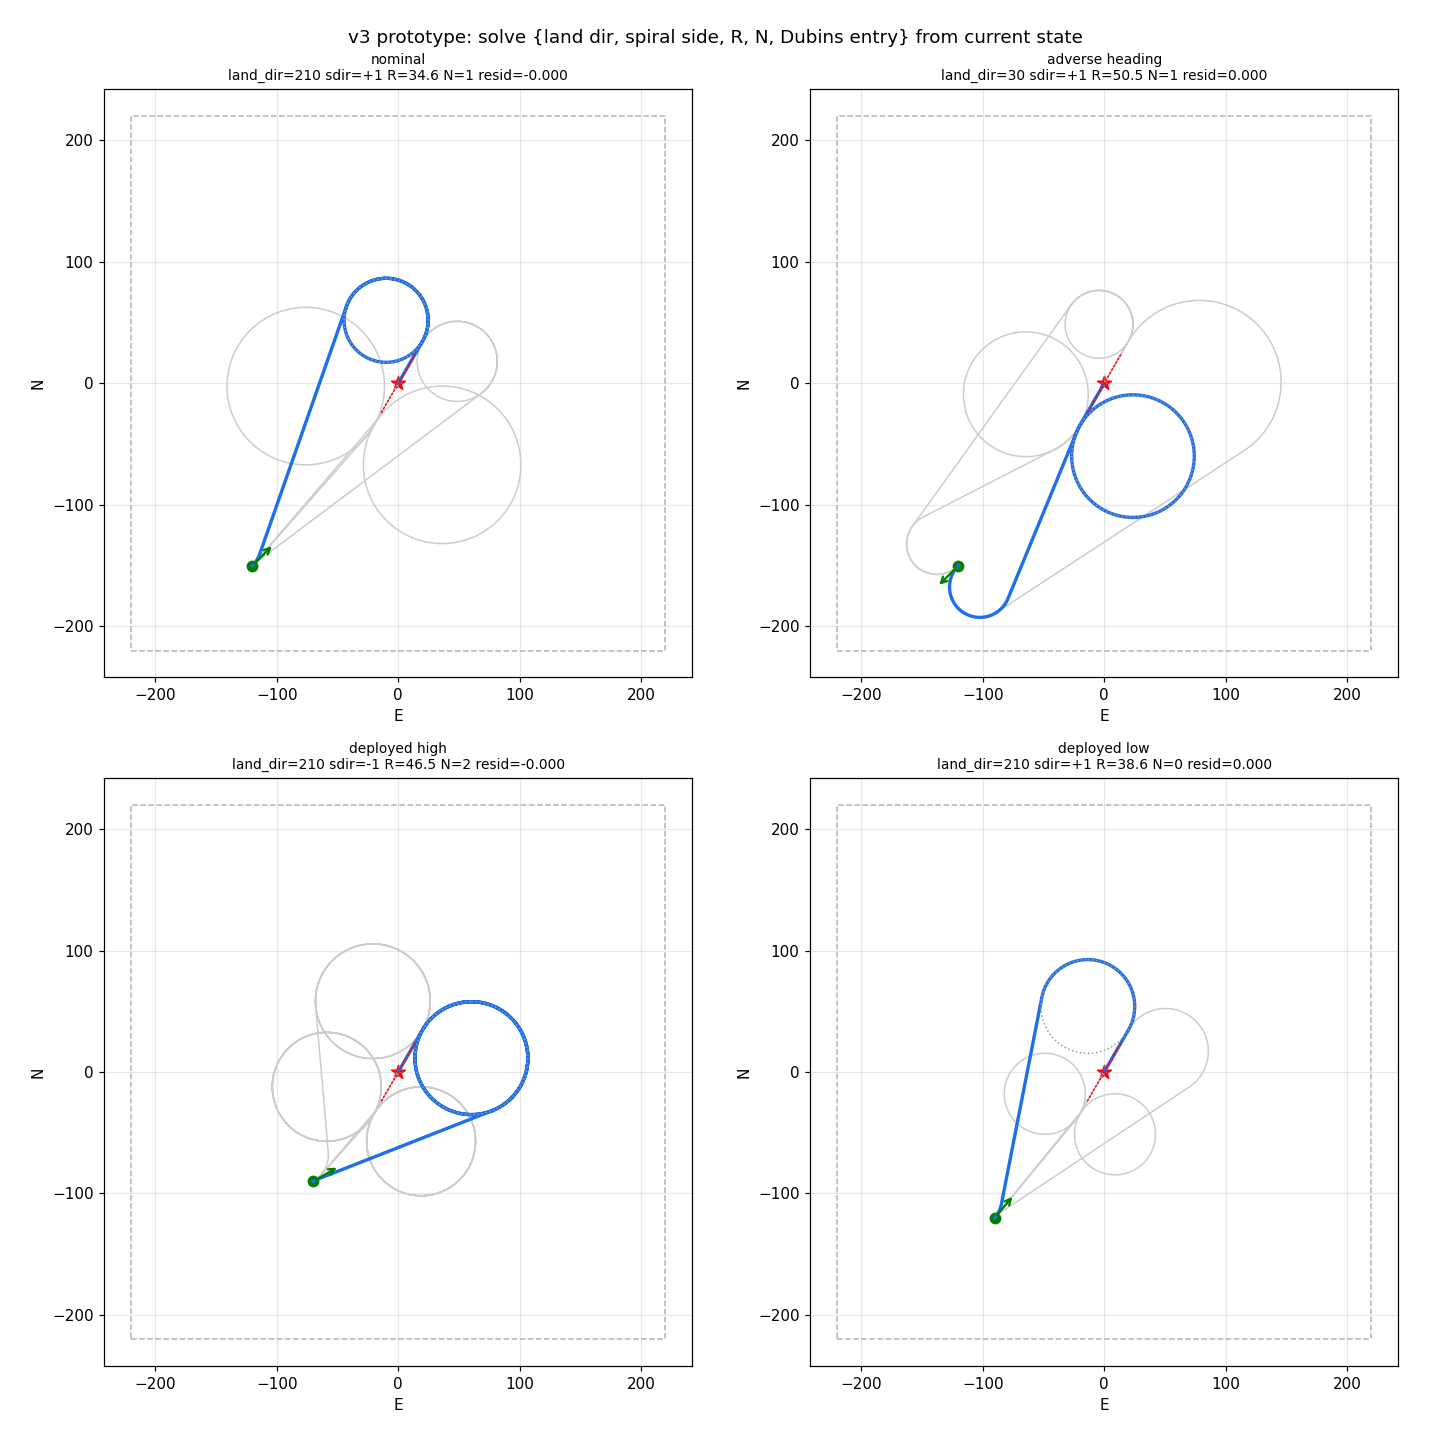

The script that saved this image:
#!/usr/bin/env python3
"""
v3proto.py -- prototype of the v3 ("solve from current state") descent planner.
Pure geometry, validate before porting to C++.

Path:  ARC(align) -> LINE(homing) -> SPIRAL(N loops, radius R) -> LINE(approach) -> land
All junctions tangent (G1). Inputs = current state (pos, z, heading) + landing
spec (pos, axis, box). Solves {landing dir, spiral side, R, N, entry} to close
the budget arc = GR*(z - z_land) inside a hard bounding box.
"""
import math, numpy as np

def dirOf(a):      return np.array([math.cos(a), math.sin(a)])   # (n,e)
def rightN(a):     return np.array([-math.sin(a), math.cos(a)])  # right of heading a
def leftN(a):      return np.array([ math.sin(a), -math.cos(a)])
def ang(v):        return math.atan2(v[1], v[0])                 # atan2(e,n)
def wrap2pi(a):    a%= 2*math.pi; return a+2*math.pi if a<0 else a
def wrappi(a):     return (a+math.pi)%(2*math.pi)-math.pi
def head_on_circle(a, s): return math.atan2(s*math.cos(a), -s*math.sin(a))  # travel heading at radial a, sense s

def circle_tangent(O1, r1, s1, O2, r2, s2):
    """Straight leg leaving circle1 (sense s1) tangent, arriving circle2 (sense s2) tangent.
       Returns (TA, TB, leg_heading) or None."""
    V = O2 - O1; d = math.hypot(*V)
    if d < 1e-6: return None
    theta = ang(V)
    same = (s1 == s2)
    val = (r1 - r2)/d if same else (r1 + r2)/d
    if abs(val) > 1.0: return None
    for sgn in (+1, -1):
        phi = theta + sgn*math.acos(val)
        u = np.array([math.cos(phi), math.sin(phi)])
        TA = O1 + r1*u
        TB = O2 + r2*u if same else O2 - r2*u
        leg = TB - TA
        if math.hypot(*leg) < 1e-6: continue
        lh = ang(leg)
        # validate: leg heading must equal the travel heading at both tangent points
        hA = head_on_circle(phi, s1)
        aB = ang(TB - O2)
        hB = head_on_circle(aB, s2)
        if abs(wrappi(lh-hA)) < 1e-3 and abs(wrappi(lh-hB)) < 1e-3:
            return TA, TB, lh
    return None

def align_entry(P0, chi0, C, R, sdir, r0):
    """Dubins ARC(align,r0)+LINE from (P0,chi0) onto spiral (C,R,sdir).
       Returns dict(align O1,s,aP0,sweep, TA, TB, a_entry, entry_len) for the
       feasible align option with the shortest path, or None."""
    best = None
    for sA in (+1, -1):
        O1 = P0 + r0*(rightN(chi0) if sA > 0 else leftN(chi0))
        tg = circle_tangent(O1, r0, sA, C, R, sdir)
        if tg is None: continue
        TA, TB, lh = tg
        aP0 = ang(P0 - O1); aTA = ang(TA - O1)
        sweepA = wrap2pi(sA*(aTA - aP0))            # align arc sweep (>=0)
        leg = math.hypot(*(TB - TA))
        a_entry = ang(TB - C)
        entry_len = r0*sweepA + leg
        cand = dict(O1=O1, sA=sA, aP0=aP0, aTA=aTA, sweepA=sweepA, TA=TA, TB=TB,
                    leg=leg, a_entry=a_entry, entry_len=entry_len)
        if best is None or entry_len < best["entry_len"]:
            best = cand
    return best

def build(P0, chi0, z, land, zland, land_dir, sdir, GR, r0, minR, maxR, L3, box):
    """Build one candidate {land_dir, spiral side sdir}. Returns dict or None."""
    psi4 = land_dir
    ad = dirOf(psi4)
    pt3 = land - L3*ad                                  # rollout point
    budget = GR*(z - zland)
    a_exit = None

    def geom(R):
        C = pt3 + R*sdir*np.array([-math.sin(psi4), math.cos(psi4)])  # tangent to approach
        ae = ang(pt3 - C)
        ent = align_entry(P0, chi0, C, R, sdir, r0)
        return C, ae, ent

    # for each loop count N, root-find R so the budget closes
    boxfit_max = min(maxR,
                     0.5*(box[1]-box[0]) - 1.0, 0.5*(box[3]-box[2]) - 1.0)
    hiR = max(minR+0.5, boxfit_max)
    best = None
    for N in range(0, 8):
        def resid(R):
            C, ae, ent = geom(R)
            if ent is None: return None
            partial = wrap2pi(sdir*(ae - ent["a_entry"]))
            arc = R*(partial + 2*math.pi*N)
            return ent["entry_len"] + arc + L3 - budget
        # bracket in [minR, hiR]
        rlo, rhi = minR, hiR
        flo, fhi = resid(rlo), resid(rhi)
        if flo is None or fhi is None: continue
        if flo > 0:           # even smallest R overshoots budget at this N -> need fewer loops
            continue
        if fhi < 0:           # even largest R can't burn enough -> need more loops
            continue
        for _ in range(60):
            rm = 0.5*(rlo+rhi); fm = resid(rm)
            if fm is None: break
            if fm < 0: rlo = rm
            else: rhi = rm
        R = 0.5*(rlo+rhi)
        C, ae, ent = geom(R)
        if ent is None: continue
        partial = wrap2pi(sdir*(ae - ent["a_entry"]))
        cand = dict(land_dir=land_dir, sdir=sdir, R=R, N=N, C=C, pt3=pt3, psi4=psi4,
                    a_exit=ae, a_entry=ent["a_entry"], partial=partial, ent=ent,
                    budget=budget)
        pts = sample_path(P0, chi0, cand, r0)
        if pts is None: continue
        cand["pts"] = pts
        if not inside_box(pts, box):  # hard box constraint
            continue
        cand["clear"] = box_clearance(pts, box)
        cand["cost"] = cost(cand, minR, hiR, box)
        if best is None or cand["cost"] < best["cost"]:
            best = cand
    return best

def sample_path(P0, chi0, c, r0):
    pts = [P0.copy()]
    ent = c["ent"]
    # align arc
    O1, sA, aP0, sweepA = ent["O1"], ent["sA"], ent["aP0"], ent["sweepA"]
    for t in np.linspace(0, sweepA, max(2, int(sweepA*r0/2)+2))[1:]:
        a = aP0 + sA*t
        pts.append(O1 + r0*np.array([math.cos(a), math.sin(a)]))
    # homing line
    TA, TB = ent["TA"], ent["TB"]
    pts.append(TB.copy())
    # spiral
    sdir, C, R = c["sdir"], c["C"], c["R"]
    sweep = c["partial"] + 2*math.pi*c["N"]
    a0 = c["a_entry"]
    for t in np.linspace(0, sweep, max(4, int(sweep*R/3)+3))[1:]:
        a = a0 + sdir*t
        pts.append(C + R*np.array([math.cos(a), math.sin(a)]))
    # approach line to land
    land = c["pt3"] + L3_GLOBAL*dirOf(c["psi4"])
    pts.append(land.copy())
    return np.array(pts)

def inside_box(pts, box):
    return (pts[:,0].min() >= box[0]-1e-6 and pts[:,0].max() <= box[1]+1e-6 and
            pts[:,1].min() >= box[2]-1e-6 and pts[:,1].max() <= box[3]+1e-6)

def box_clearance(pts, box):
    return min(pts[:,0].min()-box[0], box[1]-pts[:,0].max(),
               pts[:,1].min()-box[2], box[3]-pts[:,1].max())

def cost(c, minR, maxR, box):
    Rmid = 0.5*(minR+maxR); Rspan = max(1e-3, 0.5*(maxR-minR))
    c_R = ((c["R"]-Rmid)/Rspan)**2                 # prefer mid-range radius (room to flex)
    c_turn = 0.04*(c["ent"]["sweepA"] + c["partial"] + 2*math.pi*c["N"])  # gentle
    c_clear = 2.0*max(0.0, 8.0 - c["clear"])       # want >= 8 m wall clearance
    return c_R + c_turn + c_clear

def solve(P0, chi0, z, land, zland, axis, GR, r0, minR, maxR, L3, box):
    global L3_GLOBAL; L3_GLOBAL = L3
    cands, best = [], None
    for land_dir in (axis, axis+math.pi):
        for sdir in (+1, -1):
            c = build(P0, chi0, z, land, zland, land_dir, sdir, GR, r0, minR, maxR, L3, box)
            if c is not None:
                cands.append(c)
                if best is None or c["cost"] < best["cost"]:
                    best = c
    return best, cands

# ----------------------------------------------------------------------------
if __name__ == "__main__":
    import matplotlib; matplotlib.use("Agg"); import matplotlib.pyplot as plt
    GR, r0, minR, maxR, L3 = 3.0, 25.0, 25.0, 70.0, 40.0
    land = np.array([0.0, 0.0]); zland = 0.0
    axis = math.radians(30)                     # landing axis (line)
    box = (-220, 220, -220, 220)

    scenarios = [
        ("nominal",        np.array([-150.,-120.]), math.radians(45),  200),
        ("adverse heading",np.array([-150.,-120.]), math.radians(225), 200),  # pointing away
        ("deployed high",  np.array([-90.,-70.]),   math.radians(60),  320),  # lots of excess alt
        ("deployed low",   np.array([-120.,-90.]),  math.radians(40),  120),  # little alt
    ]
    fig, axs = plt.subplots(2, 2, figsize=(13, 13))
    for ax,(name,P0,chi0,z) in zip(axs.ravel(), scenarios):
        best, cands = solve(P0, chi0, -(-z), land, zland, axis, GR, r0, minR, maxR, L3, box)
        # NOTE z passed as altitude AGL; budget uses (z-zland), so pass z positive AGL:
        best, cands = solve(P0, chi0, z, land, zland, axis, GR, r0, minR, maxR, L3, box)
        ax.add_patch(plt.Rectangle((box[2],box[0]), box[3]-box[2], box[1]-box[0],
                     fill=False, ec="0.7", ls="--"))
        for c in cands:
            ax.plot(c["pts"][:,1], c["pts"][:,0], "-", color="0.8", lw=1)
        if best is not None:
            ax.plot(best["pts"][:,1], best["pts"][:,0], "-", color="#1f6feb", lw=2.2)
            th=np.linspace(0,2*math.pi,80)
            ax.plot(best["C"][1]+best["R"]*np.sin(th), best["C"][0]+best["R"]*np.cos(th), ":", color="0.6", lw=1)
            tot = best["ent"]["entry_len"]+best["R"]*(best["partial"]+2*math.pi*best["N"])+L3
            ax.set_title("%s\nland_dir=%.0f sdir=%+d R=%.1f N=%d resid=%.3f"%(
                name, math.degrees(best["land_dir"])%360, best["sdir"], best["R"], best["N"],
                tot-best["budget"]), fontsize=9)
        else:
            ax.set_title(name+"  -- NO FEASIBLE CANDIDATE", fontsize=9)
        ax.annotate("", xy=(P0[1]+25*math.sin(chi0), P0[0]+25*math.cos(chi0)), xytext=(P0[1],P0[0]),
                    arrowprops=dict(arrowstyle="->", color="green", lw=1.5))
        ax.scatter([P0[1]],[P0[0]], c="green", s=45)
        ax.scatter([land[1]],[land[0]], c="red", s=90, marker="*")
        ax.annotate("", xy=(land[1]+30*math.sin(axis), land[0]+30*math.cos(axis)),
                    xytext=(land[1]-30*math.sin(axis), land[0]-30*math.cos(axis)),
                    arrowprops=dict(arrowstyle="-", color="red", lw=1, ls=":"))
        ax.set_aspect("equal"); ax.grid(alpha=0.3); ax.set_xlabel("E"); ax.set_ylabel("N")
    fig.suptitle("v3 prototype: solve {land dir, spiral side, R, N, Dubins entry} from current state", fontsize=12)
    fig.tight_layout(); fig.savefig("v3proto.png", dpi=110)
    print("saved v3proto.png")
